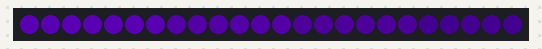
Bench run of a sketch on a simulated Arduino Uno, built with avr-gcc and run on an emulated ATmega328P. Shown: 24 RGB LEDs in strip order, left to right. Dim RGB values are drawn brighter than linear; random numbers use the default seed unless the sketch sets one.

Above: at 0.33 s.
At 10.1 s:
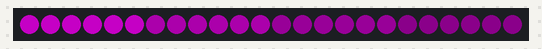
At 20.08 s:
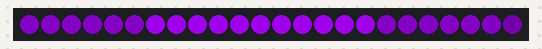
At 25.06 s:
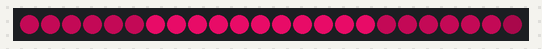
At 29.94 s:
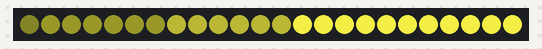
At 39.79 s:
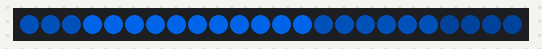

The sketch:

glove.ino
```cpp
#define PIN_LIGHTS 0
#define NUM_LIGHTS 24

#define NUM_MODES 1 // number of program modes
#define M_GRAD 0

#define NUM_SCHEMES 13 // number of color schemes
#define S_RAINBOW 0
#define S_CRISPY 1
#define S_SNOWSKIRT 2
#define S_ROYAL 3
#define S_GLEAM 4
#define S_FIRE 5
#define S_SPORKLE 6
#define S_DORK 7
#define S_KELPY 8
#define S_JUNGLE 9
#define S_AMERICA 10
#define S_GOBLIN 11
#define S_SEVENS 12

#include <Adafruit_NeoPixel.h>

using namespace std;

Adafruit_NeoPixel strip = Adafruit_NeoPixel(NUM_LIGHTS, PIN_LIGHTS, NEO_GRB + NEO_KHZ400);

uint8_t mode = 0;   // Program mode selected
uint8_t scheme = S_ROYAL; // Color scheme selected

uint8_t shiftBy = 20;
uint8_t wheelPos = 0;
uint8_t updateInterval = 200; // Milliseconds between color updates

uint8_t chance = 100;
uint8_t fadeFactor = 3;
uint8_t fadePos = 0;
uint8_t fadeDir = 0;

void setup()
{
  strip.begin();
  strip.show(); // Initialize all pixels to 'off'.
  randomSeed(analogRead(0));
  //Serial.begin(9600);
  delay(10);
}

void loop()
{
  stepPattern();
  delay(updateInterval);
}

void stepPattern() {
  randomize();
  switch (mode) {
    case M_GRAD: // Gradient fade
      gradient();
      break;
  }
}

void randomize () {
  if (!random(chance)) {
    mode = random(NUM_MODES);
  }
  if (!random(chance )) {
    scheme = random(NUM_SCHEMES);
  }
  if (!random(chance)) {
    shiftBy = random(60);
  }
  if (!random(chance)) {
    updateInterval = 20 + random(200);
  }
  if (!random(chance)) {
    fadeFactor = 2 + random(5);
  }
  if (!random(chance)) {
    fadeDir = random(3);
  }
}

uint32_t fadeFactory(uint32_t color) {
  uint32_t r = (color >> 16) * 2 / fadeFactor;
  uint32_t g = ((color >> 8) & 255) * 2 / fadeFactor;
  uint32_t b = (color & 255) * 2 / fadeFactor;
  return (r << 16) | (g << 8) | b;
}

// Fill all the dots with a color.
void gradient() {
  uint32_t color;
  uint8_t i;
  int j;

  for(i=0 ; i<NUM_LIGHTS ; i++) {
    strip.setPixelColor(i, Wheel(wheelPos & 255));
  }

  for(i=0 ; i<NUM_LIGHTS ; i++) {
    j = (fadePos - i) / (NUM_LIGHTS / 4);
    j = abs(j);
    color = strip.getPixelColor(i);
    for( ; j>0 ; j--) {
      color = fadeFactory(color);
    }
    strip.setPixelColor(i, color);
  }
  if(fadeDir == 0) fadePos = (fadePos + 1) % NUM_LIGHTS;
  else if(fadeDir == 1) fadePos = (fadePos + NUM_LIGHTS - 1) % NUM_LIGHTS;

  strip.show();
  wheelPos += shiftBy;
}

// Input a value 0 to 255 to get a color value.
uint32_t Wheel(byte WheelPos) {
  // Use selected color scheme.
  switch (scheme) {
    case S_RAINBOW: // Rainbow
      return generalWheel(WheelPos, strip.Color(255,0,0), strip.Color(0,255,0), strip.Color(0,0,255));
    case S_CRISPY: //
      return generalWheel(WheelPos, strip.Color(2,255,222), strip.Color(229,149,217), strip.Color(210,255,0));
    case S_SNOWSKIRT: //
      return generalWheel(WheelPos, strip.Color(229,255,46), strip.Color(240,23,0), strip.Color(147,0,131));
    case S_ROYAL: //
      return generalWheel(WheelPos, strip.Color(0,0,0), strip.Color(128,0,255), strip.Color(128,0,128));
    case S_GLEAM: //
      return generalWheel(WheelPos, strip.Color(0,0,0), strip.Color(23,7,0), strip.Color(85,60,0));
    case S_FIRE: //
      return generalWheel(WheelPos, strip.Color(255,0,0), strip.Color(255,100,0), strip.Color(232,120,0));
    case S_SPORKLE: //
      return generalWheel(WheelPos, strip.Color(0,0,0), strip.Color(80,0,230), strip.Color(0,0,0));
    case S_DORK: //
      return generalWheel(WheelPos, strip.Color(0,0,0), strip.Color(196,0,255), strip.Color(209,209,209));
    case S_KELPY: //
      return generalWheel(WheelPos, strip.Color(0,0,133), strip.Color(0,196,255), strip.Color(0,240,44));
    case S_JUNGLE: //
        return generalWheel(WheelPos, strip.Color(214,185,0), strip.Color(0,255,17), strip.Color(60,138,80));
    case S_AMERICA: //
      return generalWheel(WheelPos, strip.Color(255,0,0), strip.Color(209,209,209), strip.Color(0,0,255));
    case S_GOBLIN: //
      return generalWheel(WheelPos, strip.Color(0,255,0), strip.Color(52,146,52), strip.Color(17,181,119));
    case S_SEVENS: //
      return generalWheel(WheelPos, strip.Color(117,0,177), strip.Color(77,17,71), strip.Color(247,77,7));
  }
}

uint32_t generalWheel(byte WheelPos, uint32_t C0, uint32_t C1, uint32_t C2) {
  uint8_t r0 = C0 >> 16;
  uint8_t g0 = (C0 >> 8) & 255;
  uint8_t b0 = C0 & 255;
  uint8_t r1 = C1 >> 16;
  uint8_t g1 = (C1 >> 8) & 255;
  uint8_t b1 = C1 & 255;
  uint8_t r2 = C2 >> 16;
  uint8_t g2 = (C2 >> 8) & 255;
  uint8_t b2 = C2 & 255;

  if(WheelPos < 85) {
   return strip.Color(r0 + (WheelPos * (r1 - r0) / 85), g0 + (WheelPos * (g1 - g0) / 85), b0 + (WheelPos * (b1 - b0) / 85));
  } else if(WheelPos < 170) {
   WheelPos -= 85;
   return strip.Color(r1 + (WheelPos * (r2 - r1) / 85), g1 + (WheelPos * (g2 - g1) / 85), b1 + (WheelPos * (b2 - b1) / 85));
  } else {
   WheelPos -= 170;
   return strip.Color(r2 + (WheelPos * (r0 - r2) / 85), g2 + (WheelPos * (g0 - g2) / 85), b2 + (WheelPos * (b0 - b2) / 85));
  }
}
```
